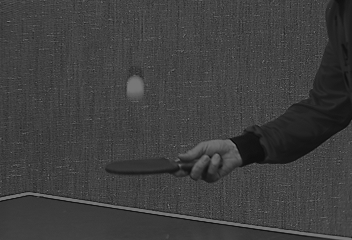
#> input picture Semestre 4/CSM/Trabalhos/Trabalho4/bola_1.tiff, 352 x 240 px
$ jupyter execute --allow-errors A42921_T4.ipynb
#> lines starting #> are read from the running program, lines starting #| are printed output that depends on the picture; long printed decimals are rounded
[cell 1]
import numpy as np
import cv2
import matplotlib.pyplot as plt
import time

Este trabalho explora os princípios básicos da codificação de vídeo. Neste trabalho pretende-se implementar três formas de codificação de vídeo. Cada um destes codificadores deve ser testado com as sequências de imagens disponibilizadas (bola_seq.zip e carro_seq.zip). Para cada codificador deve medir (frame a frame):

##### 1. A taxa de compressão

[cell 2]
def TaxaDeCompressao(original, comprimida):

    return original.nbytes / len(comprimida)

##### 2. A relação sinal-ruído (relação entre a frame original no emissor e a frame final no recetor)

[cell 3]
def RelacaoSinalRuido(original, final):

    potenciaRuido = np.sum((final - original) ** 2)

    return np.sum(original ** 2) / potenciaRuido

##### 3. A entropia da frame a transmitir

[cell 4]
def Entropia(frame):

    #plt.hist(frame, 256, [0,256])
    histogram, bins, patches = plt.hist(frame, 256, [0, 256])

    unique_symbols = np.unique(frame)

    # Filtrar os 0's
    H = [ps_i for ps_i in histogram if ps_i > 0]

    # Normalizar com o tamanho do sinal
    H = [ps_i/len(frame) for ps_i in H]

    # Calcular a entropia
    H = np.sum([ps_i * np.log2(1.0/ps_i) for ps_i in H])

    return H

##### 4. A energia média por pixel da frame a transmitir

[cell 5]
def EnergiaMediaPorPixel(frame):

    return np.sum(frame ** 2) / len(frame)

##### 5. O tempo de compressão e descompressão

[cell 6]
def TempoDeCompressaoEDescompressao(tempoInicial, tempoFinal):

    return tempoFinal - tempoInicial

No final deve construir gráficos ou tabelas que ilustrem estas medidas em função da frame.
<br>
<br>
Para os três codificadores use o algoritmo JPEG do OpenCV com uma qualidade de 50%.
As três formas de codificação são:

[cell 7]
'''
Carregar a primeira imagem para arranjar o seu shape.
Criar o np.array para armazenar cada imagem (número de frames, comprimento, largura, canais)
Carregar as imagens seguidas e armazená-las nos arrays
'''

bolaShape = cv2.imread("bola_1.tiff").shape
#> bolaShape = (240, 352, 3)
carroShape = cv2.imread("carro_1.tiff").shape
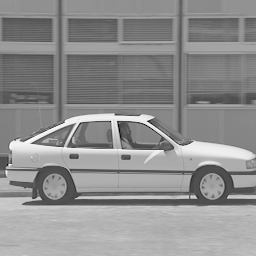
#> input picture Semestre 4/CSM/Trabalhos/Trabalho4/carro_1.tiff, 256 x 256 px
#> carroShape = (256, 256, 3)

bola = np.zeros((11, bolaShape[0], bolaShape[1], bolaShape[2]), dtype=np.uint8)
carro = np.zeros((11, carroShape[0], carroShape[1], carroShape[2]), dtype=np.uint8)

#> (the rest of this cell did not finish here and is left out)

### 1. Considerar que cada frame é uma intra-frame (I).

[cell 8]
factorQualidade = 50
#> factorQualidade = 50

for index in range(1, 11):

    #Bola
    tempoInicialBola = time.time()
    bolaFrameComprimida = cv2.imencode('.tiff', bola[index], [int(cv2.IMWRITE_JPEG_QUALITY), factorQualidade])[1]
#> bolaFrameComprimida = 5286 values, max 252 at index 5264, min 0 at index 3, mean 100.3
    tempoAposCompressaoBola = time.time()
    bolaFrameDescomprimida = cv2.imdecode(bolaFrameComprimida, cv2.IMREAD_COLOR)
#> bolaFrameDescomprimida: shape (240, 352, 3); every value is 0
    tempoAposDescompressaoBola = time.time()

    #Carro
    tempoInicialCarro = time.time()
    carroFrameComprimida = cv2.imencode('.tiff', carro[index], [int(cv2.IMWRITE_JPEG_QUALITY), factorQualidade])[1]
#> carroFrameComprimida = 4040 values, max 246 at index 77, min 0 at index 3, mean 100.1
    tempoAposCompressaoCarro = time.time()
    carroFrameDescomprimida = cv2.imdecode(carroFrameComprimida, cv2.IMREAD_COLOR)
#> carroFrameDescomprimida: shape (256, 256, 3); every value is 0
    tempoAposDescompressaoCarro = time.time()

    #Methods
    print("Bola Frame {0}".format(index))
    print("Taxa de Compressao: {0}".format(TaxaDeCompressao(bola[index], bolaFrameComprimida)))
#| Taxa de Compressao: 47.946
    print("Relação Sinal Ruído: {0}".format(RelacaoSinalRuido(bola[index], bolaFrameDescomprimida)))
#> in RelacaoSinalRuido, `potenciaRuido = np.sum((final - original) ** 2)`: potenciaRuido = 0
#| Relação Sinal Ruído: nan
    print("Entropia: {0}".format(Entropia(bolaFrameComprimida)))
#> in Entropia, `histogram, bins, patches = plt.hist(frame, 256, [0, 256])`: histogram = 256 values, max 306 at index 0, min 0 at index 24, mean 20.65; bins = 257 values from 0 to 256; patches = 256 items
#> in Entropia, `unique_symbols = np.unique(frame)`: unique_symbols = 135 values from 0 to 252
#> in Entropia, `H = [ps_i for ps_i in histogram if ps_i > 0]`: H = 135 values, max 306 at index 0, min 1 at index 11, mean 39.16
#> in Entropia, `H = [ps_i/len(frame) for ps_i in H]`: H = 135 values, max 0.0579 at index 0, min 0.000189 at index 11, mean 0.00741
#> in Entropia, `H = np.sum([ps_i * np.log2(1.0/ps_i) for ps_i in H])`: H = 6.51
#| Entropia: 6.510
    print("Energia Media Por Pixel: {0}".format(EnergiaMediaPorPixel(bolaFrameComprimida)))
#| Energia Media Por Pixel: 101.640
    print("Tempo de Compressao: {0}".format(TempoDeCompressaoEDescompressao(tempoInicialBola, tempoAposCompressaoBola)))
    print("Tempo de Descompressao: {0}".format(TempoDeCompressaoEDescompressao(tempoAposCompressaoBola, tempoAposDescompressaoBola)))
    print()

    print("Carro Frame {0}".format(index))
    print("Taxa de Compressao: {0}".format(TaxaDeCompressao(carro[index], carroFrameComprimida)))
#| Taxa de Compressao: 48.665
    print("Relação Sinal Ruído: {0}".format(RelacaoSinalRuido(carro[index], carroFrameDescomprimida)))
#| Relação Sinal Ruído: nan
    print("Entropia: {0}".format(Entropia(carroFrameComprimida)))
#| Entropia: 6.498
    print("Energia Media Por Pixel: {0}".format(EnergiaMediaPorPixel(carroFrameComprimida)))
#| Energia Media Por Pixel: 102.141
    print("Tempo de Compressao: {0}".format(TempoDeCompressaoEDescompressao(tempoInicialCarro, tempoAposCompressaoCarro)))
    print("Tempo de Descompressao: {0}".format(TempoDeCompressaoEDescompressao(tempoAposCompressaoCarro, tempoAposDescompressaoCarro)))
    print()
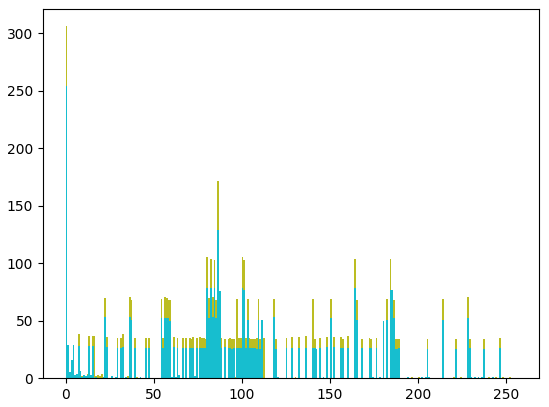
#> figure drawn by matplotlib, 1 panel; tallest bar 306 high, from x = 0 to 1; tallest bar 254 high, from x = 0 to 1; tallest bar 306 high, from x = 0 to 1

### 2. Considerar que todas as frames à exceção da primeira (a I-frame) são inter-frames (P). Neste codificador deve criar as P-frames, que são a diferença entre a frame a codificar e a I-frame, sem compensação de movimento. <br> Visualize a P-frame (ou seja a imagem a transmitir).

[cell 9]
factorQualidade = 50

for index in range(1, 11):

    #Bola
    tempoInicialBola = time.time()
    bolaFrameP = bola[index] - bola[0]
    bolaFrameComprimida = cv2.imencode('.tiff', bolaFrameP, [int(cv2.IMWRITE_JPEG_QUALITY), factorQualidade])[1]
    tempoAposCompressaoBola = time.time()
    bolaFrameDescomprimida = cv2.imdecode(bolaFrameComprimida, cv2.IMREAD_COLOR)
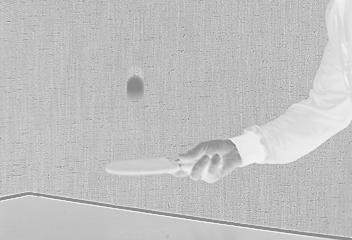
#> bolaFrameDescomprimida: shape (240, 352, 3); min 130, max 250, mean 193.4
    tempoAposDescompressaoBola = time.time()

    #Carro
    tempoInicialCarro = time.time()
    carroFrameP = carro[index] - carro[0]
    carroFrameComprimida = cv2.imencode('.tiff', carro[index], [int(cv2.IMWRITE_JPEG_QUALITY), factorQualidade])[1]
    tempoAposCompressaoCarro = time.time()
    carroFrameDescomprimida = cv2.imdecode(carroFrameComprimida, cv2.IMREAD_COLOR)
    tempoAposDescompressaoCarro = time.time()

    #Methods
    print("Bola Frame {0}".format(index))
    print("Taxa de Compressao: {0}".format(TaxaDeCompressao(bola[index], bolaFrameComprimida)))
#| Taxa de Compressao: 2.418
    print("Relação Sinal Ruído: {0}".format(RelacaoSinalRuido(bola[index], bolaFrameDescomprimida)))
#| Relação Sinal Ruído: 0.0
    print("Entropia: {0}".format(Entropia(bolaFrameComprimida)))
#| Entropia: 7.919
    print("Energia Media Por Pixel: {0}".format(EnergiaMediaPorPixel(bolaFrameComprimida)))
#| Energia Media Por Pixel: 101.273
    print("Tempo de Compressao: {0}".format(TempoDeCompressaoEDescompressao(tempoInicialBola, tempoAposCompressaoBola)))
    print("Tempo de Descompressao: {0}".format(TempoDeCompressaoEDescompressao(tempoAposCompressaoBola, tempoAposDescompressaoBola)))
    print()

    print("Carro Frame {0}".format(index))
    print("Taxa de Compressao: {0}".format(TaxaDeCompressao(carro[index], carroFrameComprimida)))
#| Taxa de Compressao: 48.665
    print("Relação Sinal Ruído: {0}".format(RelacaoSinalRuido(carro[index], carroFrameDescomprimida)))
#| Relação Sinal Ruído: nan
    print("Entropia: {0}".format(Entropia(carroFrameComprimida)))
#| Entropia: 6.498
    print("Energia Media Por Pixel: {0}".format(EnergiaMediaPorPixel(carroFrameComprimida)))
#| Energia Media Por Pixel: 102.141
    print("Tempo de Compressao: {0}".format(TempoDeCompressaoEDescompressao(tempoInicialCarro, tempoAposCompressaoCarro)))
    print("Tempo de Descompressao: {0}".format(TempoDeCompressaoEDescompressao(tempoAposCompressaoCarro, tempoAposDescompressaoCarro)))
    print()
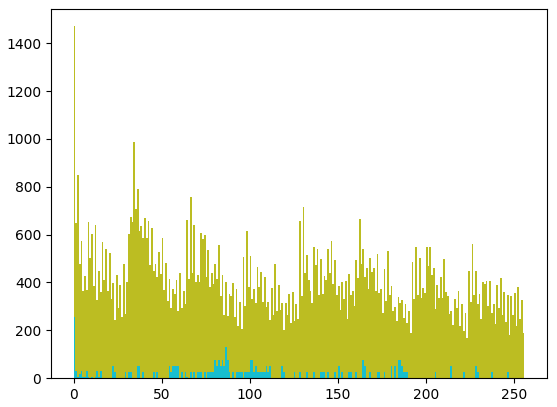
#> figure drawn by matplotlib, 1 panel; tallest bar 1471 high, from x = 0 to 1; tallest bar 254 high, from x = 0 to 1; tallest bar 1471 high, from x = 0 to 1

### 3. Considerar que todas as frames à exceção da primeira são inter-frames (P). Neste codificador deve implementar a predição da frame a codificar com base na I-frame fazendo a compensação de movimento. A frame a transmitir é a diferença entre a frame a codificar e a sua predição. Sugere-se a construção de três funções:

##### 3.1. uma função que realiza a medição do erro absoluto médio entre dois blocos (tamanho 16 × 16)

[cell 10]
def erroAbsolutoMedio(bloco, blocoOriginal):

    #A ideia é obter a diferença entre o bloco passado e o original.
    #Essa diferença tem de ser positiva (absoluto)
    #Somamos todos os valores e dividimos pelo número de pixeis (média)
    return np.sum(np.abs(bloco - blocoOriginal)) / len(bloco)

##### 3.2. uma função que realiza uma pesquisa (pode escolher a full-search ou outra) do macro-bloco da frame a codificar numa janela de pesquisa (-15 a +15) da I-frame

[cell 11]
def full_search(IFrameOriginal, PFrameOriginal):

    IFrame = cv2.cvtColor(IFrameOriginal, cv2.COLOR_BGR2GRAY)
#> IFrameOriginal is the input picture: shape (240, 352, 3); min 6, max 126, mean 62.6
    PFrame = cv2.cvtColor(PFrameOriginal, cv2.COLOR_BGR2GRAY)
#> PFrame: shape (240, 352); every value is 0

    EAM = 1000000000
    frameDescoberta = np.zeros((IFrameOriginal.shape[0], IFrameOriginal.shape[1]))

    comprimento = int(IFrame.shape[0] / 16)
#> comprimento = 15
    largura = int(IFrame.shape[1] / 16)
#> largura = 22

    for blocoHorizontalFrameP in range(comprimento):
        for blocoVerticalFrameP in range(largura):

            blocoFrameP = np.zeros((16, 16))
            blocoFrameP = PFrame[blocoHorizontalFrameP * 16 : blocoHorizontalFrameP * 16 + 16, blocoVerticalFrameP * 16 : blocoVerticalFrameP * 16 + 16]

            for blocoHorizontalProcura in range(-15, 16):
                for blocoVerticalProcura in range(-15, 16):

                    blocoHorizontalProcuraAuxiliar = blocoHorizontalProcura
                    blocoVerticalProcuraAuxiliar = blocoVerticalProcura

                    if blocoHorizontalProcura < 0:
                        blocoHorizontalProcuraAuxiliar = 0
                    if blocoHorizontalFrameP * 16 + 16 + blocoHorizontalProcura >= IFrame.shape[0]:
                        blocoHorizontalProcuraAuxiliar = 0

                    if blocoVerticalProcura < 0:
                        blocoVerticalProcuraAuxiliar = 0
                    if blocoVerticalFrameP * 16 + 16 + blocoVerticalProcura >= IFrame.shape[1]:
                        blocoVerticalProcuraAuxiliar = 0

                    blocoProcura = IFrame[blocoHorizontalFrameP * 16 + blocoHorizontalProcuraAuxiliar : blocoHorizontalFrameP * 16 + 16 + blocoHorizontalProcuraAuxiliar, blocoVerticalFrameP * 16 + blocoVerticalProcuraAuxiliar : blocoVerticalFrameP * 16 + 16 + blocoVerticalProcuraAuxiliar]

                    EAMBloco = erroAbsolutoMedio(blocoProcura, blocoFrameP)

                    if EAMBloco < EAM:
                        EAM = EAMBloco

            frameDescoberta[blocoHorizontalFrameP * 16 : blocoHorizontalFrameP * 16 + 16, blocoVerticalFrameP * 16 : blocoVerticalFrameP * 16 + 16] = blocoProcura
            EAM = 1000000000
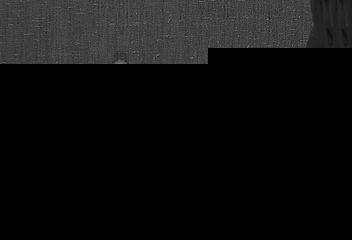
#> frameDescoberta: shape (240, 352) float64; min 0, max 111, mean 15.3

    return frameDescoberta
